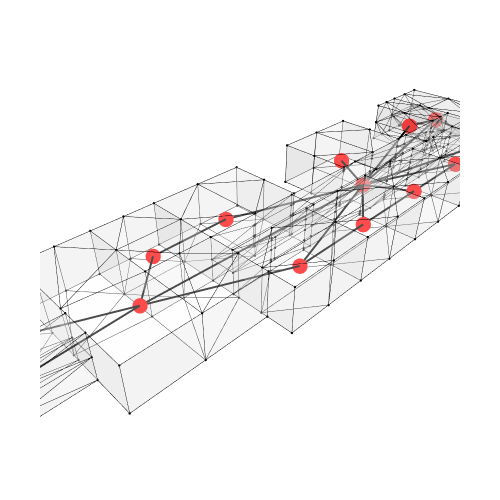

Notebook source saved alongside this figure:
### Markdown cell above
## Show Geometry and Graph

### Code cell
Topology.Show(cc, g1,
              vertexSizeKey="size",
              vertexColorKey="color",
              edgeWidthKey="width",
              edgeColorKey="color",
              faceOpacity=0.3,
              backgroundColor="white",
              width=500,
              height=500,
              renderer=renderer)

### Figure 1 — Plotly figure (JSON) as saved in the notebook; plotly's stock layout.template omitted (floating-point values rounded to 4 significant figures; data arrays with more than 128 entries replaced by an {"elided": "..."} marker saying what was removed)
{"data": [{"customdata": {"elided": "385 str values"}, "hoverinfo": "text", "hovertemplate": {"elided": "385 str values"}, "hovertext": {"elided": "385 str values"}, "legendgroup": "1", "legendrank": 1, "marker": {"color": {"elided": "385 str values"}, "line": {"width": 0}, "opacity": 1, "size": {"elided": "385 float values"}, "sizemode": "diameter", "symbol": "circle"}, "mode": "markers", "name": "1: Untitled (Vertices)", "showlegend": false, "text": {"elided": "385 str values"}, "type": "scatter3d", "x": {"elided": "385 float values"}, "y": {"elided": "385 float values"}, "z": {"elided": "385 float values"}}, {"hoverinfo": "text", "hovertext": [], "legendgroup": "2", "legendrank": 2, "line": {"color": "#000000", "dash": "solid", "width": 1}, "marker": {"color": "#000000", "size": 0.25, "symbol": "circle"}, "mode": "markers+lines", "name": "1: Untitled (Edges)", "showlegend": false, "text": [], "type": "scatter3d", "x": {"elided": "2928 float values"}, "y": {"elided": "2928 float values"}, "z": {"elided": "2928 float values"}}, {"cmax": 1, "cmin": 0, "color": "#FAFAFA", "colorscale": [[0, "#440154"], [0.1111, "#482878"], [0.2222, "#3e4989"], [0.3333, "#31688e"], [0.4444, "#26828e"], [0.5556, "#1f9e89"], [0.6667, "#35b779"], [0.7778, "#6ece58"], [0.8889, "#b5de2b"], [1, "#fde725"]], "flatshading": true, "hoverinfo": "text", "hovertext": "", "i": {"elided": "970 int values"}, "j": {"elided": "970 int values"}, "k": {"elided": "970 int values"}, "legendgroup": "3", "legendrank": 3, "lighting": {"facenormalsepsilon": 0}, "name": "1: Untitled (Faces)", "opacity": 0.3, "showlegend": false, "showscale": false, "text": "", "type": "mesh3d", "x": {"elided": "385 float values"}, "y": {"elided": "385 float values"}, "z": {"elided": "385 float values"}}, {"hoverinfo": "text", "hovertext": [], "legendgroup": "6", "legendrank": 6, "line": {"color": "#000000", "dash": "solid", "width": 4}, "marker": {"color": "#000000", "size": 1, "symbol": "circle"}, "mode": "markers+lines", "name": "2: Untitled Graph (Edges)", "showlegend": false, "text": [], "type": "scatter3d", "x": [47.5, 54.5, null, 45.5, 47.5, null, 40.5, 47.5, null, 59.5, 63, null, 45.5, 59.5, null, 45.5, 63, null, 61.5, 63, null, 24.06, 33.5, null, 24.06, 16, null, 24.06, 27.5, null, 24.06, 45.5, null, 24.06, 12, null, 33.5, 40.5, null, 45.5, 40.5, null, 16, 10, null, 12, 16, null, 12, 10, null, 10, 6, null, 12, 8, null, 12, 2, null, 12, 6, null, 2, 6, null, 27.5, 34, null, 45.5, 34, null, 45.5, 48, null, 54.5, 61.5, null, 45.5, 61.5, null, 33.5, 45.5, null, 45.5, 54.5, null], "y": [-2.5, -2.5, null, 1, -2.5, null, -2.5, -2.5, null, 5, 4, null, 1, 5, null, 1, 4, null, -2.5, 4, null, 1.562, -2.5, null, 1.562, 5, null, 1.562, 5, null, 1.562, 1, null, 1.562, 1, null, -2.5, -2.5, null, 1, -2.5, null, 5, 5, null, 1, 5, null, 1, 5, null, 5, 5, null, 1, -3, null, 1, 4, null, 1, 5, null, 4, 5, null, 5, 5, null, 1, 5, null, 1, 5, null, -2.5, -2.5, null, 1, -2.5, null, -2.5, 1, null, 1, -2.5, null], "z": [1.75, 1.75, null, 1.75, 1.75, null, 1.75, 1.75, null, 1.75, 1.75, null, 1.75, 1.75, null, 1.75, 1.75, null, 1.75, 1.75, null, 1.75, 1.75, null, 1.75, 1.75, null, 1.75, 1.75, null, 1.75, 1.75, null, 1.75, 1.75, null, 1.75, 1.75, null, 1.75, 1.75, null, 1.75, 1.75, null, 1.75, 1.75, null, 1.75, 1.75, null, 1.75, 1.75, null, 1.75, 1.75, null, 1.75, 1.75, null, 1.75, 1.75, null, 1.75, 1.75, null, 1.75, 1.75, null, 1.75, 1.75, null, 1.75, 1.75, null, 1.75, 1.75, null, 1.75, 1.75, null, 1.75, 1.75, null, 1.75, 1.75, null]}, {"customdata": ["", "", "", "", "", "", "", "", "", "", "", "", "", "", "", "", "", ""], "hoverinfo": "text", "hovertemplate": ["Click ", "Click ", "Click ", "Click ", "Click ", "Click ", "Click ", "Click ", "Click ", "Click ", "Click ", "Click ", "Click ", "Click ", "Click ", "Click ", "Click ", "Click "], "hovertext": ["", "", "", "", "", "", "", "", "", "", "", "", "", "", "", "", "", ""], "legendgroup": "5", "legendrank": 5, "marker": {"color": ["#FF0000", "#FF0000", "#FF0000", "#FF0000", "#FF0000", "#FF0000", "#FF0000", "#FF0000", "#FF0000", "#FF0000", "#FF0000", "#FF0000", "#FF0000", "#FF0000", "#FF0000", "#FF0000", "#FF0000", "#FF0000"], "line": {"width": 0}, "opacity": 1, "size": [18, 18, 18, 18, 18, 18, 18, 18, 18, 18, 18, 18, 18, 18, 18, 18, 18, 18], "sizemode": "diameter", "symbol": "circle"}, "mode": "markers", "name": "2: Untitled Graph (Vertices)", "showlegend": false, "text": ["", "", "", "", "", "", "", "", "", "", "", "", "", "", "", "", "", ""], "type": "scatter3d", "x": [47.5, 59.5, 63, 24.06, 40.5, 16, 10, 12, 6, 34, 48, 2, 61.5, 27.5, 45.5, 33.5, 8, 54.5], "y": [-2.5, 5, 4, 1.562, -2.5, 5, 5, 1, 5, 5, 5, 4, -2.5, 5, 1, -2.5, -3, -2.5], "z": [1.75, 1.75, 1.75, 1.75, 1.75, 1.75, 1.75, 1.75, 1.75, 1.75, 1.75, 1.75, 1.75, 1.75, 1.75, 1.75, 1.75, 1.75]}], "layout": {"autosize": true, "height": 500, "margin": {"b": 40, "l": 40, "r": 40, "t": 40}, "paper_bgcolor": "#FFFFFF", "plot_bgcolor": "#FFFFFF", "scene": {"aspectmode": "data", "camera": {"center": {"x": 0, "y": 0, "z": 0}, "eye": {"x": -1.25, "y": -1.25, "z": 1.25}, "projection": {"type": "perspective"}, "up": {"x": 0, "y": 0, "z": 1}}, "xaxis": {"visible": false}, "yaxis": {"visible": false}, "zaxis": {"visible": false}}, "showlegend": true, "width": 500, "xaxis": {"showgrid": false, "visible": false, "zeroline": false}, "yaxis": {"showgrid": false, "visible": false, "zeroline": false}}}
